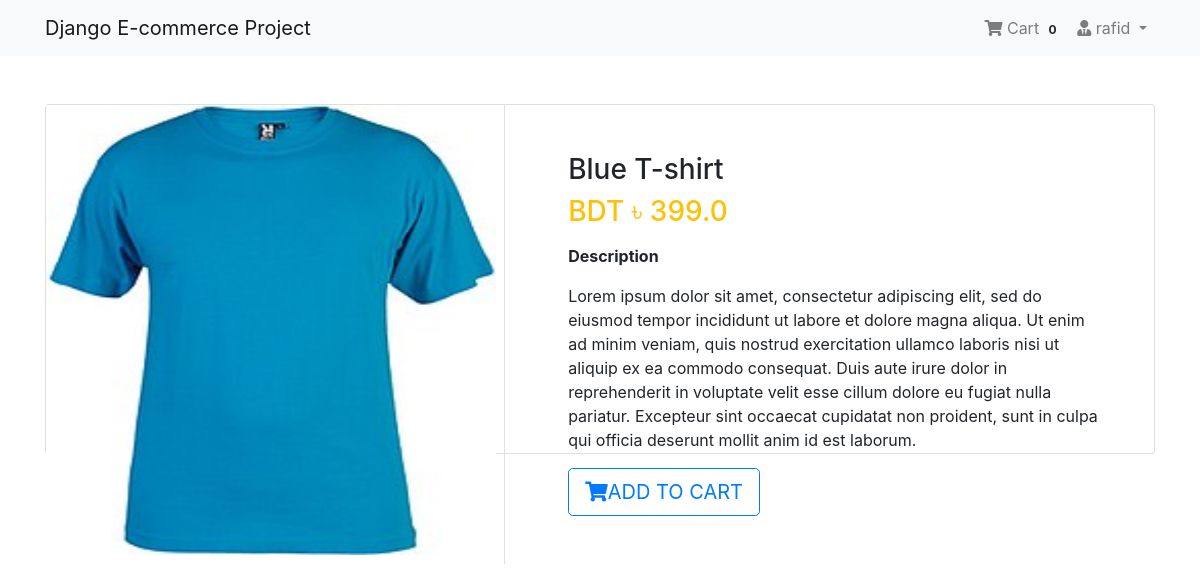
Screenshot of /product/1/ (signed in) with the database file from the repository.
### App_Login/models.py (models this page shows, shortened)
class User(AbstractBaseUser, PermissionsMixin):
    email = models.EmailField(unique= True, null = False)
    is_staff = models.BooleanField(
        ugettext_lazy('staff status'),
        default=False,
        help_text = ugettext_lazy('designates whether the user can log in to admin panel')
    )
    is_active = models.BooleanField(
        ugettext_lazy('active'),
        default= True,
        help_text= ugettext_lazy('Designates whether this user should be treated as active. Unselect this instead of deleting accounts'),
    )
    USERNAME_FIELD = 'email'
    objects = MyUserManager()

class Profile(models.Model):
    user = models.OneToOneField(User, on_delete=models.CASCADE, related_name='profile')
    username = models.CharField(max_length=264, blank=True)
    full_name = models.CharField(max_length=264, blank=True)
    address_1 = models.TextField(max_length=300, blank=True)
    city = models.CharField(max_length=40, blank=True)
    zipcode = models.CharField(max_length=10, blank=True)
    country = models.CharField(max_length=50, blank=True)
    phone = models.CharField(max_length=20, blank=True)
    date_joined = models.DateTimeField(auto_now_add=True)

### App_Shop/models.py (models this page shows, shortened)
class Product(models.Model):
    mainimage = models.ImageField(upload_to="Products")
    name = models.CharField(max_length=264)
    category = models.ForeignKey(Category, on_delete=models.CASCADE, related_name='category')
    preview_text = models.TextField(max_length=200, verbose_name='Preview Text') # short description of product
    detail_text = models.TextField(max_length=1000, verbose_name='Description')
    price = models.FloatField()
    old_price = models.FloatField(default= 0.0)
    created = models.DateTimeField(auto_now_add=True)
    class Meta:
        ordering = ['-created',]

### App_Shop/views.py (the view)
# urls.py: path('product/<pk>/', views.ProductDetail.as_view(), name='product_detail'),
class ProductDetail(LoginRequiredMixin, DetailView):
    model = Product
    template_name = 'App_Shop/product_detail.html'

### App_Order/templatetags/cart_tag.py (called while the page is built)
@register.filter
def cart_total(user):
    order = Order.objects.filter(user=user, ordered= False)
    if order.exists():
        return order[0].orderitems.count()
    else:
        return 0

### templates/App_Shop/product_detail.html (shortened to what this page needs)
{% extends 'base.html'%}
{% block body_block %}
    <div class="conatiner my-5">
        <div class="card">
            <div class="row">
                <aside class="col-sm-5 border-right">
                    <article class="gallery-wrap">
                        <div class="img-big-wrap">
                            <div>
                                <a href="#">
                                    <img src="/media/{{object.mainimage}}" style="width: 450px">
                                </a>
                            </div>
                        </div>
                    </article>
                </aside>
                <aside class="col-sm-7">
                    <article class="card-body p-5">
                        <h3 class="title mp-3">{{object.name}}</h3>
                        <p class="price-detail-wrap">
                            <span class="price h3 text-warning">
                                <span class="currency">BDT &#2547;</span>
                                <span class="num">{{object.price}}</span>
                            </span>
                        </p>
                        <dl class="item-property">
                            <dt>Description</dt>
                            <dd>
                                <p>{{object.detail_text|linebreaks}}</p>
                            </dd>
                        </dl>
                        <a href="{% url 'App_Order:add' pk=object.pk %}" class="btn btn-lg btn-outline-primary text-uppercase">
                            <i class="fas fa-shopping-cart"></i>Add to cart
                        </a>
                    </article>
                </aside>
            </div>
        </div>
    </div>
{% endblock %}

### templates/navbar.html (shortened to what this page needs)
{% load cart_tag %}
<nav class="navbar navbar-expand-lg navbar-light bg-light">
    <div class="container">
        <a class="navbar-brand" href="{% url 'App_Shop:home' %}">Django E-commerce Project</a>
        <div class="collapse navbar-collapse" id="navbarNav">
            <ul class="navbar-nav ml-auto">
                {% if request.user.is_authenticated %}
                    <li class="nav-item">
                        <a href="{% url 'App_Order:cart' %}" class="nav-link">
                            <i class="fa fa-shopping-cart"></i> Cart
                            <span class="badge badge-light">{{request.user | cart_total}}</span>
                        </a>
                    </li>
                    <li class="nav-item dropdown">
                        <a class="nav-link dropdown-toggle" href="#" id="navbarDropdown" role="button" data-toggle="dropdown" aria-haspopup="true" aria-expanded="false">
                            <i class="fas fa-user-tie"></i>
                            {{request.user.profile.username}}
                        </a>
                    </li>
                {% else %}
                    <li class="nav-item">
                        <a href="{% url 'App_Login:login' %}" class="btn btn-primary">Login</a>
                    </li>
                {% endif %}
            </ul>
        </div>
    </div>
</nav>

### static/css/main.css (style rules this page uses)
.gallery-wrap .img-big-wrap img { height: 450px; width: auto; display: inline-block; cursor:zoom-in; }

### rows the page displays
User: user|cart_total "0", user.profile.username "rafid"
Product: mainimage (picture), name "Blue T-shirt", price "399.0", detail_text "Lorem ipsum dolor sit amet, consectetur adipiscing elit, sed do eiusmod tempor incididunt ut labore et dolore magna aliqua. Ut enim ad minim veniam, quis nostrud exercitation ullamco laboris nisi ut aliquip ex ea commodo consequat. Duis aute irure dolor in reprehenderit in voluptate velit esse cillum dolore eu fugiat nulla pariatur. Excepteur sint occaecat cupidatat non proident, sunt in culpa qui officia deserunt mollit anim id est laborum."
